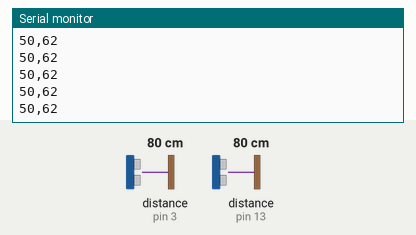
Recording of a sketch running on a simulated Arduino Uno, built with avr-gcc and run on an emulated ATmega328P. On the bench: the last lines printed to the serial monitor. The test bench sets the inputs (shaded band); at power-on: distance to the obstacle (sensors on pin 3, pin 13) 80 cm. The echo pulse lasts 58.3 µs per cm.

Above: at 1.2 s.
1.3 s: distance to the obstacle (sensor on pin 3) set to 2 cm
At 1.33 s:
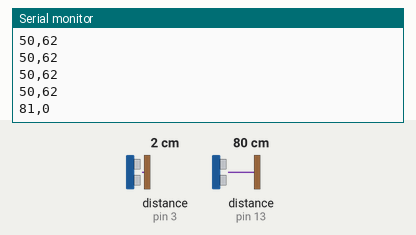
2.8 s: distance to the obstacle (sensor on pin 3) set to 4 cm
At 2.84 s:
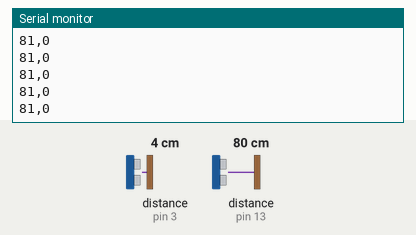
5.8 s: distance to the obstacle (sensor on pin 13) set to 2 cm
At 5.86 s:
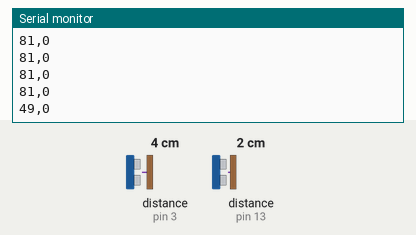
7.3 s: distance to the obstacle (sensor on pin 13) set to 4 cm
At 7.31 s:
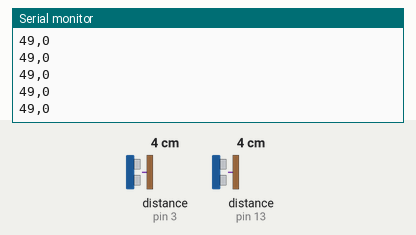
Timing chart, 0 to 9.8 s (numbered marks = the images above; inputs shaded):
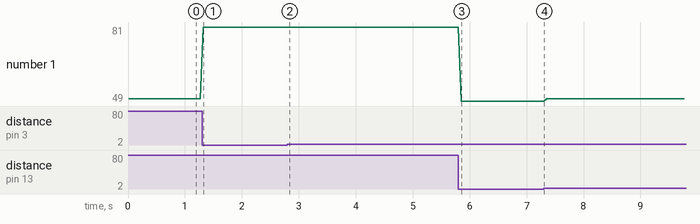

Measured:
- after the input at 1.3 s, the serial monitor: prints a new line at once (image 1)
- after the input at 5.8 s, the serial monitor: prints a new line after 0.05 s (image 3)
- plotted number 1: 50 → 81 after the input at 1.3 s, 81 → 49 after the input at 5.8 s, 49 → 50 after the input at 7.3 s

The sketch:

hack.ino
```cpp
#define tp 10
#define ep 13
#define tp2 6
#define ep2 3
int r1,r2,d,c,l=100;
void setup()
{
  Serial.begin(9600);
  pinMode(tp,OUTPUT);
  pinMode(ep, INPUT);
  pinMode(tp2,OUTPUT);
  pinMode(ep2, INPUT);
}
void loop()
{
  int time;
  int dist,dist2;
  digitalWrite(tp,HIGH);
  delayMicroseconds(1000);
  digitalWrite(tp,LOW);
  time = pulseIn(ep,HIGH);
  dist = (time/2)/29.1;

  //delay(10);

//for second sensor

digitalWrite(tp2,HIGH);
  delayMicroseconds(1000);
  digitalWrite(tp2,LOW);
  time = pulseIn(ep2,HIGH);
  dist2 = (time/2)/29.1;

  if(dist2<100 && dist2 > 0 && dist<100 && dist>0){
 // Serial.print(dist);
  //Serial.print(",");
//  Serial.println(dist2);

  //Serial.println("m");

  r1=dist, r2=dist2;
   c=((r1*r1)-(r2*r2)+(l*l))/(2*l);
    d=sqrt((r1*r1)-(c*c));

    Serial.print(c);Serial.print(",");Serial.println(d);
  delay(50);
  }
}
```
